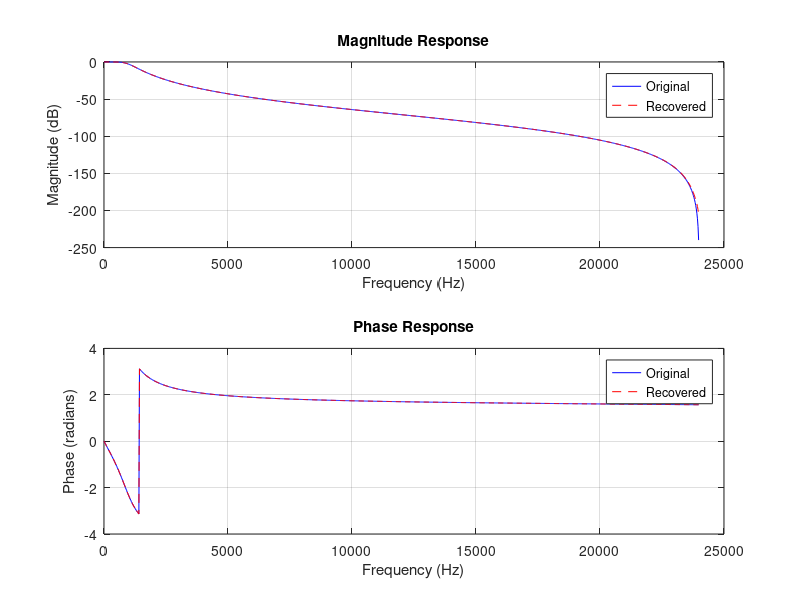
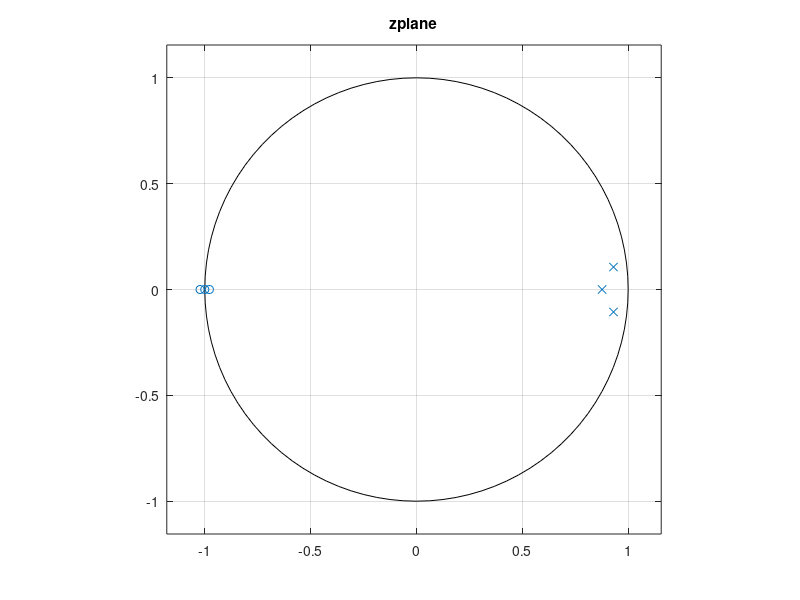

These figures' MATLAB source, in order:
close all;
clear all;
pkg load signal;
pkg load communications;

% Parameters
fc = 1000;   % Cutoff frequency
fs = 48000;  % Sampling frequency

% Design a 6th-order Butterworth low-pass filter
[b, a] = butter(3, fc / (fs / 2))

% Scale coefficients to the range of signed 32-bit integers
scale_factor = 2^24;
%b_norm = b / max(abs(b));
b_int32 = fix(b * scale_factor)

%a_norm = a / max(abs(a));
a_int32 = fix(a * scale_factor)

% Convert coefficients to 32-bit two's complement binary strings.
% For negative numbers, add 2^32 to convert to two's complement.
b_bin_cell = cell(1, length(b_int32));
for i = 1:length(b_int32)
    val = b_int32(i);
    b_bin_cell{i} = dec2bin(val, 32);
end
b_bin_str = strjoin(b_bin_cell, ', ');

a_bin_cell = cell(1, length(a_int32));
for i = 1:length(a_int32)
    val = a_int32(i);
    a_bin_cell{i} = dec2bin(val, 32);
end
a_bin_str = strjoin(a_bin_cell, ', ');

% Create output strings with labels
numerator_str = ['B: ' b_bin_str];
denominator_str = ['A: ' a_bin_str];

% Write the coefficients to a text file
filename = 'filter_coefficients_binary.txt';
fid = fopen(filename, 'w');
if fid == -1
    error('Cannot open file for writing: %s', filename);
end
fprintf(fid, '%s\n%s\n', numerator_str, denominator_str);
fclose(fid);

disp(['Filter coefficients have been written to ', filename]);

% Scale the 32-bit integer coefficients back to floating point values
% by dividing by the scale factor.
b_recovered = double(b_int32) / scale_factor ;
a_recovered = double(a_int32) / scale_factor ;

% (Optional) Compute frequency responses for verification using the recovered coefficients
[H_orig, w] = freqz(b, a, 1024, fs);
H_recovered = freqz(b_recovered, a_recovered, 1024, fs);

% Plot magnitude and phase responses for comparison
figure;
subplot(2, 1, 1);
plot(w, 20*log10(abs(H_orig)), 'b', 'DisplayName', 'Original');
hold on;
plot(w, 20*log10(abs(H_recovered)), 'r--', 'DisplayName', 'Recovered');
title('Magnitude Response');
xlabel('Frequency (Hz)');
ylabel('Magnitude (dB)');
legend show;
grid on;

subplot(2, 1, 2);
plot(w, angle(H_orig), 'b', 'DisplayName', 'Original');
hold on;
plot(w, angle(H_recovered), 'r--', 'DisplayName', 'Recovered');
title('Phase Response');
xlabel('Frequency (Hz)');
ylabel('Phase (radians)');
legend show;
grid on;

figure;
zplane(b_int32,a_int32);
hold on;
title('zplane');
